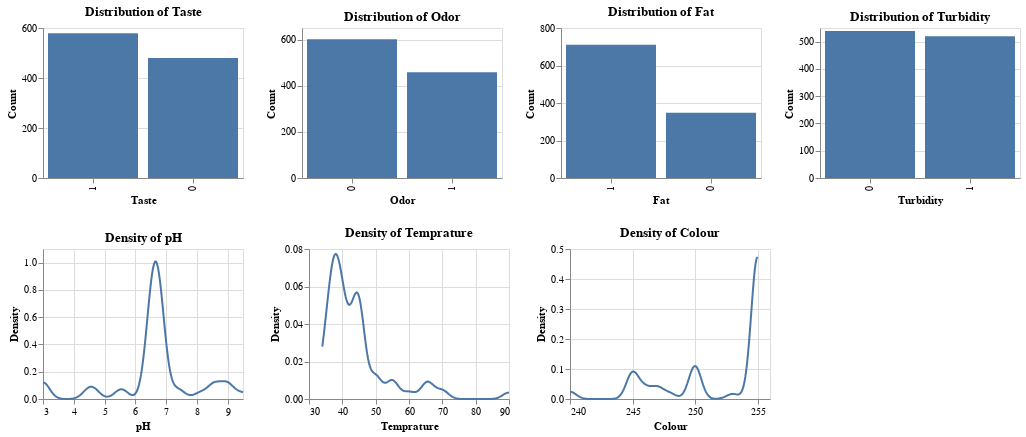

The notebook cell saved with this chart:
### Code cell
import altair as alt

# Assuming 'data' is a Pandas DataFrame that contains the necessary columns

def create_plot(column):
    if column in categorical_columns:
        # Create a bar chart for categorical data with refined axis titles
        return alt.Chart(data).mark_bar().encode(
            x=alt.X(f'{column}:N', sort='-y', axis=alt.Axis(title=column)),
            y=alt.Y('count():Q', axis=alt.Axis(title='Count')),
            tooltip=[alt.Tooltip(f'{column}:N'), alt.Tooltip('count():Q')]
        ).properties(
            width=200,
            height=150,
            title=f'Distribution of {column}'
        )
    elif column in numerical_columns:
        # Create a KDE plot for numerical data with refined axis titles
        return alt.Chart(data).transform_density(
            density=column,
            as_=[column, 'density'],
            extent=[data[column].min(), data[column].max()],
            bandwidth=(data[column].max() - data[column].min()) / 30  # Bandwidth heuristic
        ).mark_line().encode(
            x=alt.X(f'{column}:Q', axis=alt.Axis(title=column)),
            y=alt.Y('density:Q', axis=alt.Axis(title='Density')),
            tooltip=[alt.Tooltip(f'{column}:Q'), alt.Tooltip('density:Q')]
        ).properties(
            width=200,
            height=150,
            title=f'Density of {column}'
        )

# Create the plots for each column
categorical_plots = [create_plot(col) for col in categorical_columns]
numerical_plots = [create_plot(col) for col in numerical_columns]

# Concatenate the categorical plots horizontally
categorical_row = alt.hconcat(*categorical_plots).resolve_scale(y='independent')

# Concatenate the numerical plots horizontally
numerical_row = alt.hconcat(*numerical_plots).resolve_scale(y='independent')

# Concatenate the two rows vertically and add an overall title
composite_chart = alt.vconcat(categorical_row, numerical_row)

# Display the composite chart
composite_chart

### Figure 1 — Vega-Lite specification as saved in the notebook (floating-point values rounded to 4 significant figures; data arrays with more than 128 entries replaced by an {"elided": "..."} marker saying what was removed)
{"config": {"view": {"continuousWidth": 300, "continuousHeight": 300}}, "vconcat": [{"hconcat": [{"mark": {"type": "bar"}, "encoding": {"tooltip": [{"field": "Taste", "type": "nominal"}, {"aggregate": "count", "type": "quantitative"}], "x": {"axis": {"title": "Taste"}, "field": "Taste", "sort": "-y", "type": "nominal"}, "y": {"aggregate": "count", "axis": {"title": "Count"}, "type": "quantitative"}}, "height": 150, "title": "Distribution of Taste", "width": 200}, {"mark": {"type": "bar"}, "encoding": {"tooltip": [{"field": "Odor", "type": "nominal"}, {"aggregate": "count", "type": "quantitative"}], "x": {"axis": {"title": "Odor"}, "field": "Odor", "sort": "-y", "type": "nominal"}, "y": {"aggregate": "count", "axis": {"title": "Count"}, "type": "quantitative"}}, "height": 150, "title": "Distribution of Odor", "width": 200}, {"mark": {"type": "bar"}, "encoding": {"tooltip": [{"field": "Fat ", "type": "nominal"}, {"aggregate": "count", "type": "quantitative"}], "x": {"axis": {"title": "Fat "}, "field": "Fat ", "sort": "-y", "type": "nominal"}, "y": {"aggregate": "count", "axis": {"title": "Count"}, "type": "quantitative"}}, "height": 150, "title": "Distribution of Fat ", "width": 200}, {"mark": {"type": "bar"}, "encoding": {"tooltip": [{"field": "Turbidity", "type": "nominal"}, {"aggregate": "count", "type": "quantitative"}], "x": {"axis": {"title": "Turbidity"}, "field": "Turbidity", "sort": "-y", "type": "nominal"}, "y": {"aggregate": "count", "axis": {"title": "Count"}, "type": "quantitative"}}, "height": 150, "title": "Distribution of Turbidity", "width": 200}], "resolve": {"scale": {"y": "independent"}}}, {"hconcat": [{"mark": {"type": "line"}, "encoding": {"tooltip": [{"field": "pH", "type": "quantitative"}, {"field": "density", "type": "quantitative"}], "x": {"axis": {"title": "pH"}, "field": "pH", "type": "quantitative"}, "y": {"axis": {"title": "Density"}, "field": "density", "type": "quantitative"}}, "height": 150, "title": "Density of pH", "transform": [{"density": "pH", "bandwidth": 0.2167, "extent": [3.0, 9.5], "as": ["pH", "density"]}], "width": 200}, {"mark": {"type": "line"}, "encoding": {"tooltip": [{"field": "Temprature", "type": "quantitative"}, {"field": "density", "type": "quantitative"}], "x": {"axis": {"title": "Temprature"}, "field": "Temprature", "type": "quantitative"}, "y": {"axis": {"title": "Density"}, "field": "density", "type": "quantitative"}}, "height": 150, "title": "Density of Temprature", "transform": [{"density": "Temprature", "bandwidth": 1.867, "extent": [34.0, 90.0], "as": ["Temprature", "density"]}], "width": 200}, {"mark": {"type": "line"}, "encoding": {"tooltip": [{"field": "Colour", "type": "quantitative"}, {"field": "density", "type": "quantitative"}], "x": {"axis": {"title": "Colour"}, "field": "Colour", "type": "quantitative"}, "y": {"axis": {"title": "Density"}, "field": "density", "type": "quantitative"}}, "height": 150, "title": "Density of Colour", "transform": [{"density": "Colour", "bandwidth": 0.5, "extent": [240.0, 255.0], "as": ["Colour", "density"]}], "width": 200}], "resolve": {"scale": {"y": "independent"}}}], "data": {"name": "data-4bd1a24753d6b6b5be5ed78ab785d07c"}, "$schema": "https://vega.github.io/schema/vega-lite/v5.16.3.json", "datasets": {"data-4bd1a24753d6b6b5be5ed78ab785d07c": {"elided": "1059 records"}}}
